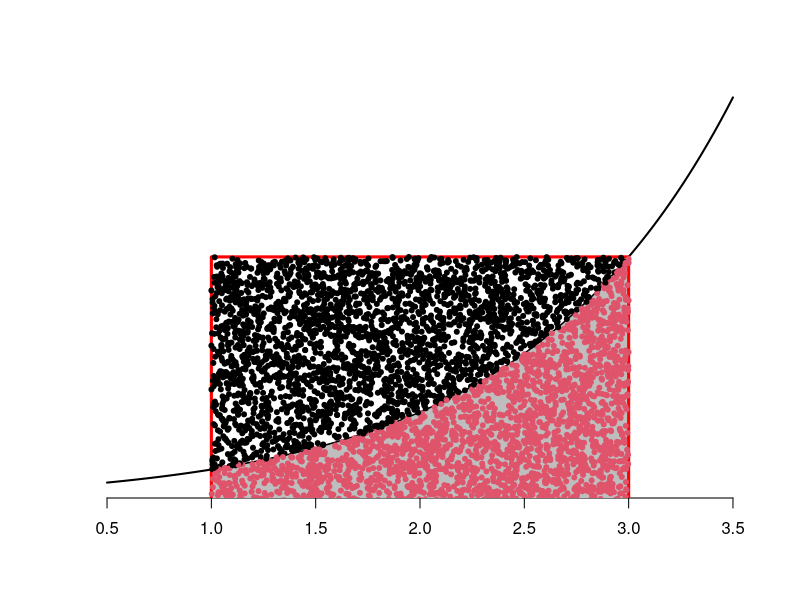

Generate this figure with R:
#exponencial
#Definimos la curva
curve(exp,0.5,3.5,lwd=2,axes = F,xlab='',ylab = '')
#Estableciendo el eje x
axis(1)
#Creando una secuencia para definir las coordenadas 
t <-seq(1,3,by = 0.01)
x <- c(1,t,3)
y <- c(0,exp(t),0)
#Sombreamos el area bajo la curva seleccionada
polygon(x,y,col = 'grey')
#Añade una linea horizontar en y=0
abline(h=0,lwd=2)
#Genera el rectangulo
rect(1,0,3,exp(3),border = 'red',lwd = 3)
#Nnumero de muestras aleatorias
n= 5000
#Produce la aleatoriedad de las muestras
x1 <- runif(n,1,3)
y1 <- runif(n,0,exp(3))
#delimita la seccion superior e inferior para cada muestra
ab <- as.factor((y1 <= exp(x1))*1)
#muestra las variables aliatorias en la grafica
points(x1,y1,col=c(1,2)[ab],pch = c(20,20)[ab])
#valor real del area
exp(3)-exp(1)
#hallamos el area aproximada
table(ab)/n
(table(ab)/n)*2*exp(3)
